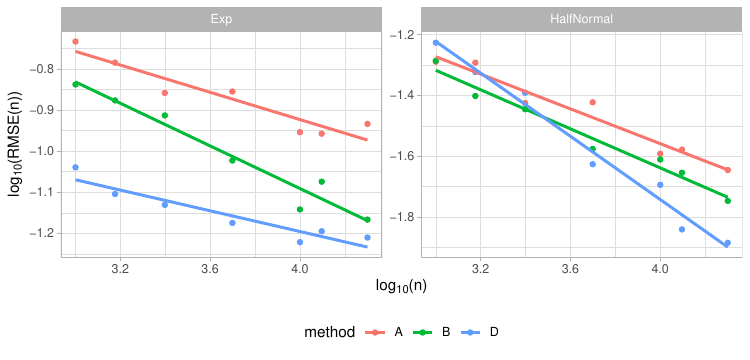

Write Julia code to recreate this figure.
using Distributions
using DelimitedFiles
using QuadGK
using LinearAlgebra
using CSV
using DataFrames
using RCall
using JLD2
using FileIO

R"""
    library(ggplot2)
    library(ggthemes)
    library(scales)
    library(gridExtra)
    library(tidyverse)
    library(latex2exp)
    theme_set(theme_light())
"""


workdir = @__DIR__
cd(workdir)
include("bd_funcdefs.jl")

#------------------ specify the prior ------------------
α = 1.0                       # concentration par

# specify simulation settings
std_mhstep = 0.2 # sd for mh step updating θ

rmse(x, truedist) = sqrt( mean((x .- pdf(truedist,0.0)).^2) )

IT = 2500 # nr of iterations
NSIM = 50 # 100

methods = ["A", "B", "F"]
samplesizes = [1000, 1500, 2500, 5000, 10_000, 12_500, 20_000]
#samplesizes = [1000, 5000, 10_000]
truedistributions = [Exponential(), HalfNormal()]
function label(truedist) # only needed for plotting
    if truedist == Exponential()
        return("Exp")
    end
    if truedist == HalfNormal()
      return("HalfNormal")
    end
end

grid0 =[0.0]
f0post = zeros(NSIM)
mean_acc = zeros(NSIM)



for truedistribution in [truedistributions[2]]
  res = []
  for n in samplesizes
      for method in methods
        println(truedistribution, "   ", n, "    ", method)
        # do one preliminary run to obtain initial configuration
        x = rand(truedistribution, n)     #simdata(n, truedistribution)
        outprelim = mcmc(x, method, α, IT, std_mhstep, grid0)
        #println(outprelim.mean_acc)

        cpre = outprelim.config_end
        for k in 1:NSIM
          println(k)
          x = rand(truedistribution, n)
          sim = mcmc(x, method, α, IT, std_mhstep, grid0, config_init=cpre)
          f0post[k], mean_acc[k] = sim.dout.ave[1], sim.mean_acc
        end

        # write results to csv file
        #CSV.write("./out/ratecomparison/f0post$n.csv",DataFrame(f0post=f0post))
        err = rmse(f0post, truedistribution)
        push!(res, [label(truedistribution), n, method, err, mean(mean_acc)])

        # just to be sure, write intermediate results
        # save("./out/ratecomparison/res_ratecomparison.jld", "res", res)
    end
  end
  # just to be sure, write intermediate results
  save("./out/ratecomparison/res_ratecomparison"*string(truedistribution)*".jld2", "res", res)
end


############# postprocessing ####################

res1 = load("./out/ratecomparison/res_ratecomparison"*string(truedistributions[1])*".jld2")["res"]
res2 = load("./out/ratecomparison/res_ratecomparison"*string(truedistributions[2])*".jld2")["res"]
res = vcat(res1,res2)




# plotting
ec(X,i) = map(x->x[i],X)
df = DataFrame(true_distribution = ec(res,1), n=ec(res,2),
  method=ec(res,3), rmse=ec(res,4), log10n = log10.(ec(res,2)), log10_rmse=log10.(ec(res,4)),
   logn = log.(ec(res,2)), log_rmse=log.(ec(res,4)),
  meanacc=ec(res,5))
@rput df
R"""
p <- df %>%  mutate(method=fct_recode(method, "D" = "F")) %>%
      ggplot(aes(x=log10n, y = log10_rmse, colour=method)) + geom_point() +
        stat_smooth(method = "lm", se=FALSE) +
          facet_wrap(~true_distribution,scales='free') +
        theme(plot.title = element_text(hjust = 0.5),
        plot.subtitle = element_text(hjust = 0.5),legend.position = 'bottom') +
        xlab(TeX("$\\log_{10}(n)$")) + ylab(TeX("$\\log_{10}(RMSE(n))$"))
pdf("rate_at0_comparison.pdf",width=7.5,height=3.6)
  show(p)
dev.off()
"""

R"""
# make dataframe to add best fit lines with slope `-sl`

sl1 = 2/9
sl2 = 3/9

dfintercept <- df  %>%  mutate(method=fct_recode(method, "D" = "F"))%>%
 mutate(diff1 = log10_rmse + sl1*log10n) %>%
 mutate(diff2 = log10_rmse + sl2*log10n) %>%
 group_by(method, true_distribution) %>%
 summarise(interc1=mean(diff1),interc2=mean(diff2))
print(dfintercept)

p <- df %>%  mutate(method=fct_recode(method, "D" = "F")) %>%
      ggplot(aes(x=log10n, y = log10_rmse,colour=method)) + geom_point() +
        stat_smooth(method = "lm", se=TRUE, size=0.5) +
         geom_abline(data=dfintercept, aes(intercept = interc1, slope = -sl1),linetype='dashed') +
         geom_abline(data=dfintercept, aes(intercept = interc2, slope = -sl2),linetype='dotted') +
          facet_grid(true_distribution~method,scales='free') +
        theme(plot.title = element_text(hjust = 0.5),
        plot.subtitle = element_text(hjust = 0.5),legend.position = 'none') +
        xlab(TeX("$\\log_{10}(n)$")) + ylab(TeX("$\\log_{10}(RMSE(n))$"))
pdf("rate_at0_comparison2.pdf",width=7.5,height=4.3)
  show(p)
dev.off()
"""


println("Exponential distribution:")
@rput df
R"""
nb <- 1
dfAexp <- df %>% filter(method=="A", true_distribution=="Exp") %>% filter(n>nb)
fitA <- lm(log10_rmse ~ log10n, data=dfAexp)
print(coef(fitA))
"""

R"""
dfBexp <- df %>% filter(method=="B", true_distribution=="Exp")%>% filter(n>nb)
fitB <- lm(log10_rmse ~ log10n, data=dfBexp)
print(coef(fitB))
"""

R"""
dfFexp <- df %>% filter(method=="F", true_distribution=="Exp")%>% filter(n>nb)
fitF <- lm(log10_rmse ~ log10n, data=dfFexp)
print(coef(fitF))
"""
println("HalfNormal distribution:")
R"""
dfA_HN <- df %>% filter(method=="A", true_distribution=="HalfNormal")%>% filter(n>nb)
fitA_HN <- lm(log10_rmse ~ log10n, data=dfA_HN)
print(coef(fitA_HN))
"""

R"""
dfB_HN <- df %>% filter(method=="B", true_distribution=="HalfNormal")%>% filter(n>nb)
fitB_HN <- lm(log10_rmse ~ log10n, data=dfB_HN)
print(coef(fitB_HN))
"""

R"""
dfF_HN <- df %>% filter(method=="F", true_distribution=="HalfNormal")%>% filter(n>nb)
fitF_HN <- lm(log10_rmse ~ log10n, data=dfF_HN)
print(coef(fitF_HN))
"""
